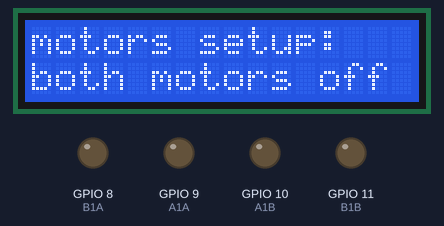
A program run on a simulated Raspberry Pi (BCM pin numbers). On the bench: 16×2 character LCD, output pins drawn as LEDs (lit = HIGH). Library files of the repository ran but are not shown: I2C_LCD_driver.py; what the program prints to the terminal is not drawn. At 34.3 s the program stops and its outputs stay as they are.

Above: at 0.4 s.
At 3.5 s:
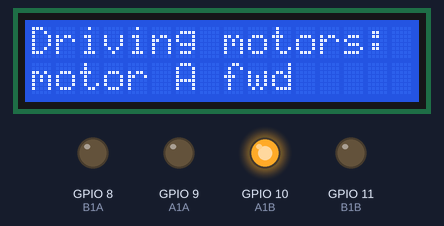
At 9.7 s:
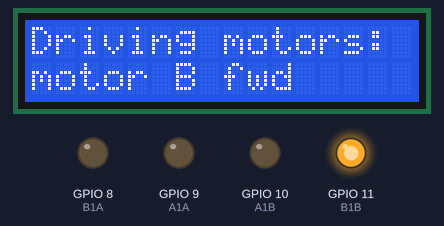
At 15.9 s:
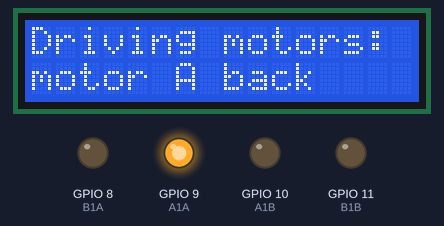
At 22.0 s:
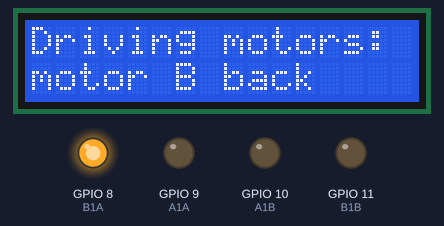
At 31.3 s:
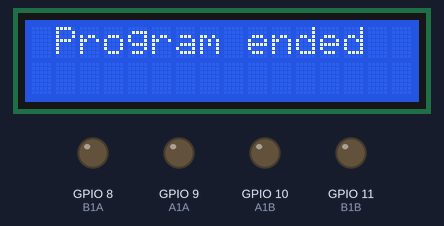
Timing chart, 0 to 32.8 s (numbered marks = the images above):
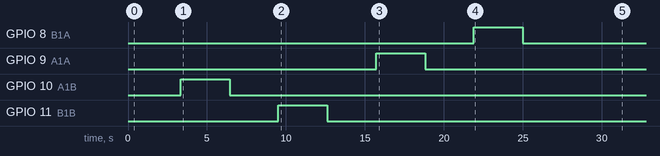

The program:

HG7881-motors_LCD_on_off.py
```python
#!/usr/bin/python

# RPi PCB version of HG7881 motor controller

# command to run:  python3 ./RPi_maker_PCB5/motor_control/drive_motors/HG7881_motor_controller/HG7881-motors_LCD_on_off.py
# simple on/off test version
#  N.B. it is important not to 'mix' PWM and simple on/off as this seems to confuse the HG7881

#+-+-+-+-+-+-+-+-+-+-+-+-+-+-+-+-+-+-+-+-+-+-+-+-+-+-+-+-+-+-+-+-+-+-+-+-+-+-+-+-+-+-+-+
#
# Raspberry Pi generic set of HG7881 of on/off motor functions
#
#  N.B. depending upon how the motors are connected the motor direction
#    signals to the A1B or B1B pins may need to be reversed
#
#+-+-+-+-+-+-+-+-+-+-+-+-+-+-+-+-+-+-+-+-+-+-+-+-+-+-+-+-+-+-+-+-+-+-+-+-+-+-+-+-+-+-+-+

def resetGPIO():
    GPIO.cleanup()
    GPIO.setup(A1A, GPIO.OUT)
    GPIO.setup(A1B, GPIO.OUT)
    GPIO.setup(B1A, GPIO.OUT)
    GPIO.setup(B1B, GPIO.OUT)


def Afwd():
    print ("forward ")
    # Motor A - M1
    # set A1A HIGH   ## see next
    GPIO.output(A1A, 0)  # inverse for some reason????
    # set A1B ON i.e. HIGH for forward motion
    GPIO.output(A1B, 1)

def Bfwd():
    # Motor B - M2
    # set B1A HIGH   ## see next
    GPIO.output(B1A, 0)  # inverse for some reason????
    # set B1B ON i.e. HIGH for forward motion
    GPIO.output(B1B, 1)

def Aback():
    print ("backward ")
    # Motor A - M1
    # set A1A HIGH
    GPIO.output(A1A, 1)
    # set A1B OFF i.e. LOW for backward motion
    GPIO.output(A1B, 0)

def Bback():
    # Motor B - M2
    # set B1A HIGH
    GPIO.output(B1A, 1)
    # set B1B OFF i.e. LOW for backward motion
    GPIO.output(B1B, 0)

def Astop():
    print ("stop A")
    GPIO.output(A1B, 0)
    GPIO.output(A1A, 0)


def Bstop():
    print ("stop B")
    GPIO.output(B1B, 0)
    GPIO.output(B1A, 0)


#+-+-+-+-+-+-+-+-+-+-+-+-+-+-+-+-+-+-+-+-+-+-+-+-+-+-+-+-+-+-+-+-+-+-+-+-+-+-+-+-+-+-+-+
#
# main code
#
#+-+-+-+-+-+-+-+-+-+-+-+-+-+-+-+-+-+-+-+-+-+-+-+-+-+-+-+-+-+-+-+-+-+-+-+-+-+-+-+-+-+-+-+

# import the LCD driver code, initalise the LCD and clear the screen
import I2C_LCD_driver
mylcd = I2C_LCD_driver.lcd()
mylcd.lcd_clear()       # clear LCD screen

import RPi.GPIO as GPIO # Import the GPIO Library
import time             # Import the Time library

# Set the GPIO modes
GPIO.setmode(GPIO.BCM)
GPIO.setwarnings(False)

# HG7881 pin setup code
# Define Outputs from RPi to HG7881 - variable names are as per the HG7881 pin labels
A1A = 9    # motor A - PWM power setting or simple on/off
A1B = 10   # motor A - HIGH/LOW for Fwd/Rev
B1A = 8    # motor B - PWM power setting or simple on/off
B1B = 11   # motor B - HIGH/LOW for Fwd/Rev

# Set the GPIO Pin mode
resetGPIO()

# set the various PWM parameters
# How many times to turn the GPIO pin on and off each second
Frequency = 20

# Turn all motors off -
Astop()
Bstop()
print ("both motors set to stop")
mylcd.lcd_clear()  # clear LCD screen
mylcd.lcd_display_string("motors setup:", 1, 0)   # display at row 1 column 0
mylcd.lcd_display_string("both motors off", 2, 0)   # display at row 2 column 0
time.sleep(3)

# motor A forwards
Afwd()
print ("motor A forward")
mylcd.lcd_clear()  # clear LCD screen
mylcd.lcd_display_string("Driving motors:", 1, 0)   # display at row 1 column 0
mylcd.lcd_display_string("motor A fwd", 2, 0)   # display at row 2 column 0
# Run the motor for 3 seconds
time.sleep(3)

# Turn motor A off
Astop()
print ("both motors set to stop")
mylcd.lcd_clear()  # clear LCD screen
mylcd.lcd_display_string("Driving motors:", 1, 0)   # display at row 1 column 0
mylcd.lcd_display_string("motor A off", 2, 0)   # display at row 2 column 0
time.sleep(3)

# motor B forwards
Bfwd()
print ("motor B forward")
mylcd.lcd_clear()  # clear LCD screen
mylcd.lcd_display_string("Driving motors:", 1, 0)   # display at row 1 column 0
mylcd.lcd_display_string("motor B fwd", 2, 0)   # display at row 2 column 0
# Run the motor for 3 seconds
time.sleep(3)

# Turn motor B off
Bstop()
print ("both motors set to stop")
mylcd.lcd_clear()  # clear LCD screen
mylcd.lcd_display_string("Driving motors:", 1, 0)   # display at row 1 column 0
mylcd.lcd_display_string("motor B off", 2, 0)   # display at row 2 column 0
time.sleep(3)

# motor A backwards
Aback()
print ("motor A backward")
mylcd.lcd_clear()  # clear LCD screen
mylcd.lcd_display_string("Driving motors:", 1, 0)   # display at row 1 column 0
mylcd.lcd_display_string("motor A back", 2, 0)   # display at row 2 column 0
# Run the motors for 3 seconds
time.sleep(3)

# Turn motor A off
Astop()
print ("both motors set to stop")
mylcd.lcd_clear()  # clear LCD screen
mylcd.lcd_display_string("Driving motors:", 1, 0)   # display at row 1 column 0
mylcd.lcd_display_string("motor A off", 2, 0)   # display at row 2 column 0
time.sleep(3)

# motor B backwards
#Aback()
Bback()
print ("motor B backward")
mylcd.lcd_clear()  # clear LCD screen
mylcd.lcd_display_string("Driving motors:", 1, 0)   # display at row 1 column 0
mylcd.lcd_display_string("motor B back", 2, 0)   # display at row 2 column 0
# Run the motors for 3 seconds
time.sleep(3)

# Turn motor B off
Bstop()
print ("both motors set to stop")
mylcd.lcd_clear()  # clear LCD screen
mylcd.lcd_display_string("Driving motors:", 1, 0)   # display at row 1 column 0
mylcd.lcd_display_string("motor B off", 2, 0)   # display at row 2 column 0
time.sleep(3)

# Reset the GPIO pins (which will also turn off the motors)
GPIO.cleanup()
print ("GPIO cleaned up")
mylcd.lcd_clear()  # clear LCD screen
mylcd.lcd_display_string("Driving motors:", 1, 0)   # display at row 1 column 0
mylcd.lcd_display_string("GPIO cleaned up", 2, 0)   # display at row 2 column 0
time.sleep(3)

mylcd.lcd_clear()  # clear LCD screen
mylcd.lcd_display_string("Program ended", 1, 1)     # display at row 1 column 1
time.sleep(3)
mylcd.lcd_clear()  # clear LCD screen
mylcd.backlight(0) # turn off LCD backlight
```

Measured:
- by itself, GPIO 8 (B1A): LOW → HIGH at 21.9 s, → LOW 3.1 s later
- by itself, GPIO 9 (A1A): LOW → HIGH at 15.7 s, → LOW 3.1 s later
- by itself, GPIO 10 (A1B): LOW → HIGH at 3.3 s, → LOW 3.1 s later
- by itself, GPIO 11 (B1B): LOW → HIGH at 9.5 s, → LOW 3.1 s later
- what the display in image 0 shows lasts 3.1 s, from 0.3 s to 3.4 s
